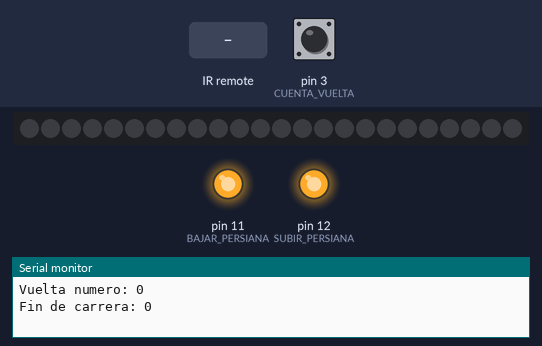
The sketch below on a simulated Arduino Uno, built with avr-gcc and run on an emulated ATmega328P. Shown: 24 RGB LEDs in strip order, left to right, output pins drawn as LEDs (lit = HIGH), the last lines printed to the serial monitor. Inputs (shaded band) come from the test bench; at power-on: pin 3 (CUENTA_VUELTA) HIGH.

Above: at 1.2 s.
1.3 s: infrared code 0xE0E012ED received
At 2.1 s:
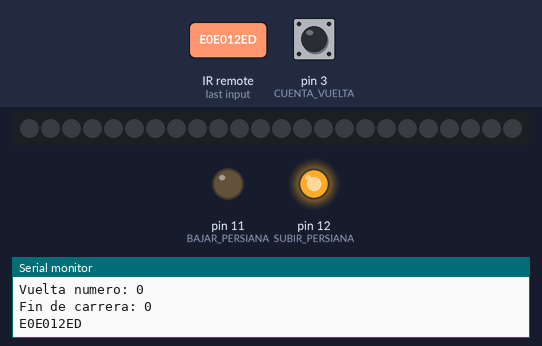
3.3 s: infrared code 0xE0E0A25D received
At 5.2 s:
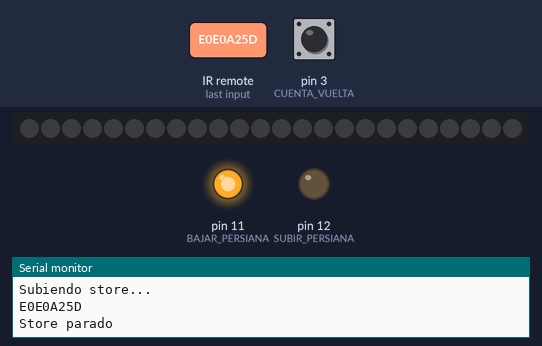
Timing chart, 0 to 9.8 s (numbered marks = the images above; inputs shaded):
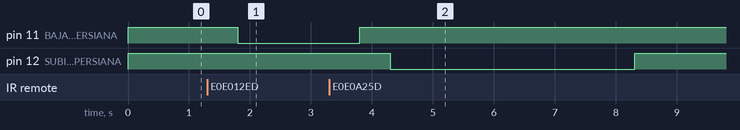

The sketch:

StoreRemoto_05.ino
```cpp
#include <IRremote.h>            // Remote IRD
#include <Adafruit_NeoPixel.h>   // Smart Led Ring
#include <EEPROM.h>              // Eeprom memory

#define RECV_PIN  2        // IRD sensor connected to digital pin 2
#define CUENTA_VUELTA 3    // Pin de interrupción para contar el número de vueltas que lleva el store
#define PIXEL_PIN    4     // Digital IO pin connected to the NeoPixels.
#define PIXEL_COUNT 24     // Number of smart Leds
#define SUBIR_PERSIANA 12  // Activar el relé para subir la persiana
#define BAJAR_PERSIANA 11  // Activar el relé para bajar persiana
#define FIN 13             // Número de vueltas de subida o bajada total de la persiana


//*****************************   VARIABLES   *******************************
unsigned int store_state;
unsigned int last_store_state;
uint16_t cycles;
uint16_t reversecycles;
volatile int vuelta = 0;
volatile int last_vuelta = 0;
volatile int fin_carrera = 0;
unsigned long actual_time = 0;
unsigned long first_time = 0;
unsigned long last_time = 0;
int first_enter = 0;
int first_enter1 = 0;
uint16_t check1 = 0;    // Sistema que comprueba que efectivamente ha pasado una vuelta y no se trata de una perturbación
uint16_t check2 = 0;
uint16_t check3 = 0;

//****************************    FUNCTIONS   ********************************

// Parameter 1 = number of pixels in strip,  neopixel stick has 8
// Parameter 2 = pin number (most are valid)
// Parameter 3 = pixel type flags, add together as needed:
//   NEO_RGB     Pixels are wired for RGB bitstream
//   NEO_GRB     Pixels are wired for GRB bitstream, correct for neopixel stick
//   NEO_KHZ400  400 KHz bitstream (e.g. FLORA pixels)
//   NEO_KHZ800  800 KHz bitstream (e.g. High Density LED strip), correct for neopixel stick
Adafruit_NeoPixel strip = Adafruit_NeoPixel(PIXEL_COUNT, PIXEL_PIN, NEO_GRB + NEO_KHZ800);
IRrecv irrecv(RECV_PIN);  // Interrupcion para recibir IRD
decode_results results;


void setup()
{
  //Inicializamos con la persina parada:
  pinMode(SUBIR_PERSIANA, OUTPUT);
  pinMode(BAJAR_PERSIANA, OUTPUT);
  digitalWrite(SUBIR_PERSIANA, HIGH);
  digitalWrite(BAJAR_PERSIANA, HIGH);

  //Inicializamos los pines de los sensores hall:
  pinMode(CUENTA_VUELTA, INPUT);

  //Inicializamos el bus de comunicación serie:
  Serial.begin(9600);

  //Iniciamos el sensor infrarrojo:
  irrecv.enableIRIn(); // Start the receiver

  //Inicializamos el Led-ring:
  strip.begin();
  strip.show(); // Initialize all pixels to 'off'

  // Inicializamos el estado del store
  store_state = 0;
  cycles = 0;
  fin_carrera = 0;
  first_enter = 0;

  //EEPROM.write(0, 5); // DEBUG VUELTA
  //EEPROM.write(1, 0); // DEBUG FIN DE CARRERA --> 0: en rango   1: store arriba  2: store abajo

//  vuelta = EEPROM.read(0);
  vuelta=0;
  Serial.print("Vuelta numero: ");
  Serial.println(vuelta);

//  fin_carrera = EEPROM.read(1);
  fin_carrera=0;
  Serial.print("Fin de carrera: ");
  Serial.println(fin_carrera);

  // Inicializamos la interrupción del cuenta vueltas
  pinMode(CUENTA_VUELTA, INPUT);
  attachInterrupt(digitalPinToInterrupt(CUENTA_VUELTA), contador_vueltas, FALLING);
}

void contador_vueltas() {       // Interrupción por cada vuelta de persina activada por el sensor hall

  delay(20);
  check1 = digitalRead(CUENTA_VUELTA);
  delay(30);
  check2 = digitalRead(CUENTA_VUELTA);
  delay(50);
  check3 = digitalRead(CUENTA_VUELTA);

  if(check1==0 && check2==0 && check3==0){

      if(store_state==1){ vuelta--; }
      else if(store_state==2){ vuelta++; }

//      if(vuelta<=0){ parar_persiana(); fin_carrera=1;}              // Ahora sólo puede bajar
//      else if(vuelta>=FIN){ parar_persiana(); fin_carrera=2;}        // Ahora sólo puede subir
//      else {fin_carrera=0;}                                         // Persiana dentro de rango

      Serial.print("Vuelta numero:");  Serial.println(vuelta);      // Debug vueltas

//      EEPROM.write(0, vuelta);                                      // Se guarda en número de vuelta de la persiana por si se va la luz
//      EEPROM.write(1, fin_carrera);
  }
}

void loop() {

  if (irrecv.decode(&results)) {                     // Mirar si hemos recibido algo nuevo por el infrarrojo
    irrecv.resume(); // Receive the next value
    Serial.println(results.value, HEX);

     switch(results.value){
        case 0xE0E012ED:                             // Subir persiana hasta arriba
            if(store_state==2){parar_persiana();}
            store_state = 1;
            //reversecycles=25600;
            //if(fin_carrera==1){break;}
            subir_persiana();
            break;
        case 0xE0E0A25D:                             // Bajar persiana hasta abajo
            if(store_state==1){parar_persiana();}
            store_state = 2;
            cycles=0;
            //if(fin_carrera==2){break;}
            bajar_persiana();
            break;
        case 0xE0E052AD:                             // Parar la persiana en este momento
            store_state = 3;
            parar_persiana();
            //colorWipe(strip.Color(0, 0, 0), 50);
            break;
     }
  }
/*
  switch(store_state){                          // Actuar conforme al estado y posición del estore

        case 1:                                 // Subir la persiana poco a poco
            reversecycles--;
            reverseRainbowCycle(reversecycles);
            if(reversecycles<1){store_state=0; reversecycles=256; parar_persiana(); }
        break;
        case 2:                                 // Bajar la persiana poco a poco
            cycles++;
            rainbowCycle(cycles);
            if(cycles>256){store_state=0; cycles=0; parar_persiana(); }
        break;
        case 3:                                 // Subir la persiana hasta arriba
            reversecycles--;
            reverseRainbowCycle(reversecycles);
            if(fin_carrera==1){store_state=0; }
        break;
        case 4:                                 // Bajar la persiana hasta abajo
            cycles++;
            rainbowCycle(cycles);
            if(fin_carrera==2){store_state=0; }
        break;
     }

  // Apagar el anillo led después de un tiempo
  if(store_state==0){
    actual_time = millis();
    if(first_enter==0){first_enter=1; first_time=millis();}
    if((actual_time-first_time)>5000){first_enter=0; colorWipe(strip.Color(0, 0, 0), 20);}
  }else{first_enter=0;}
*/

  if(store_state==1 || store_state==2){
    if(vuelta == last_vuelta){
      if(last_store_state == store_state){
        if(first_enter1==0){first_enter1=1; last_time=millis();}
        if((millis()-last_time)>3000){
            first_enter1=0;
            parar_persiana();
            if(store_state==1){fin_carrera=1; vuelta=0;}      //Store arriba del todo
            else{fin_carrera=2; vuelta=13;}                   //Store abajo del todo
            store_state = 3;
          }
        }else{last_store_state = store_state; first_enter1=0;}
      }else{last_vuelta = vuelta; first_enter1=0;}

  }else{first_enter1=0;}

  delay(1);

}

// *********************************      MOVIMIENTOS DE LA PERSIANA     ****************************************************

void subir_persiana(){
    digitalWrite(SUBIR_PERSIANA, HIGH);
    delay(500);
    digitalWrite(BAJAR_PERSIANA, LOW);
    delay(500);
    Serial.println("Subiendo store...");
}

void bajar_persiana(){
    digitalWrite(SUBIR_PERSIANA, LOW);
    delay(500);
    digitalWrite(BAJAR_PERSIANA, HIGH);
    delay(500);
    Serial.println("Bajando store...");
}

void parar_persiana(){
    digitalWrite(SUBIR_PERSIANA, HIGH);
    delay(500);
    digitalWrite(BAJAR_PERSIANA, HIGH);
    delay(500);
    Serial.println("Store parado");
}


// *******************************      ANILLO DE COLORES     ***************************************************************

void rainbowCycle(uint16_t j) {
    uint16_t i;
    for(i=0; i< strip.numPixels(); i++) {
      strip.setPixelColor(i, Wheel(((i * 256 / strip.numPixels()) + j) & 255));
    }
    strip.show();
}

void reverseRainbowCycle(uint16_t j) {
  int i;
    for(i=strip.numPixels(); i>=0; i--) {
      strip.setPixelColor(i, Wheel(((i * 256 / strip.numPixels()) + j) & 255));
    }
    strip.show();
}

// Fill the dots one after the other with a color
void colorWipe(uint32_t c, uint8_t wait) {
  for(uint16_t i=0; i<strip.numPixels(); i++) {
    strip.setPixelColor(i, c);
    strip.show();
    delay(wait);
  }
}

// Input a value 0 to 255 to get a color value.
// The colours are a transition r - g - b - back to r.
uint32_t Wheel(byte WheelPos) {
  WheelPos = 255 - WheelPos;
  if(WheelPos < 85) {
    return strip.Color(255 - WheelPos * 3, 0, WheelPos * 3);
  }
  if(WheelPos < 170) {
    WheelPos -= 85;
    return strip.Color(0, WheelPos * 3, 255 - WheelPos * 3);
  }
  WheelPos -= 170;
  return strip.Color(WheelPos * 3, 255 - WheelPos * 3, 0);
}
```

Measured:
- after the input at 1.3 s, pin 11 (BAJAR_PERSIANA): HIGH → LOW after 0.50 s
- after the input at 3.3 s, pin 11 (BAJAR_PERSIANA): LOW → HIGH after 0.50 s instead of 2.5 s; pin 12 (SUBIR_PERSIANA): HIGH → LOW after 1.0 s, → HIGH 4.0 s later
